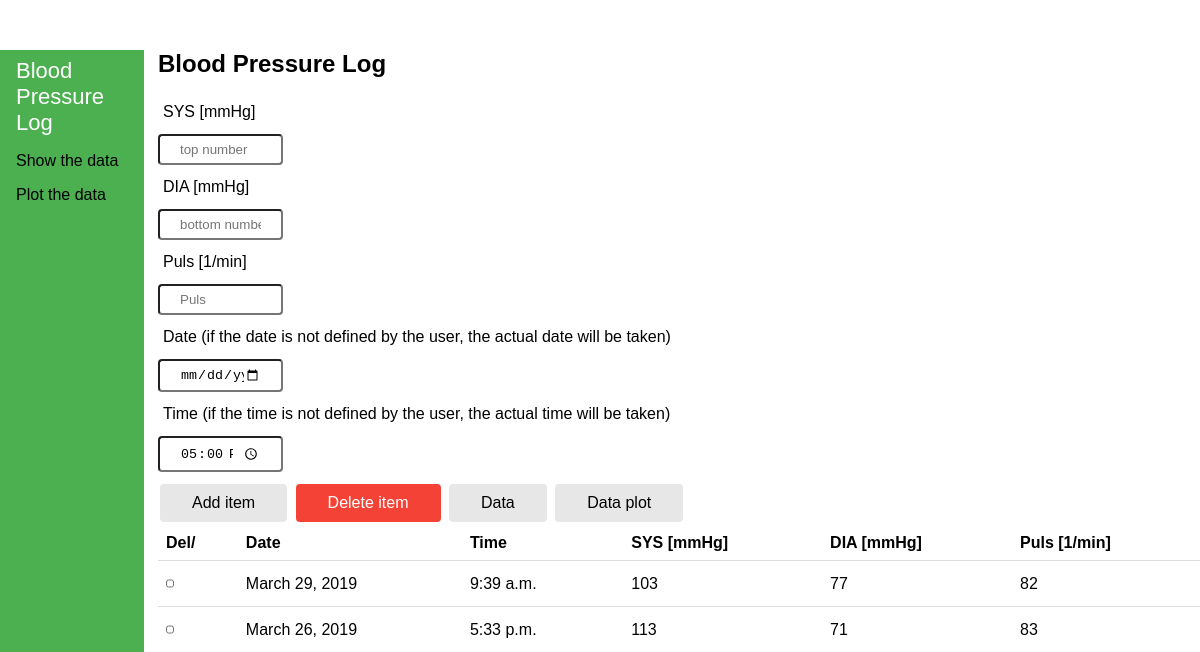
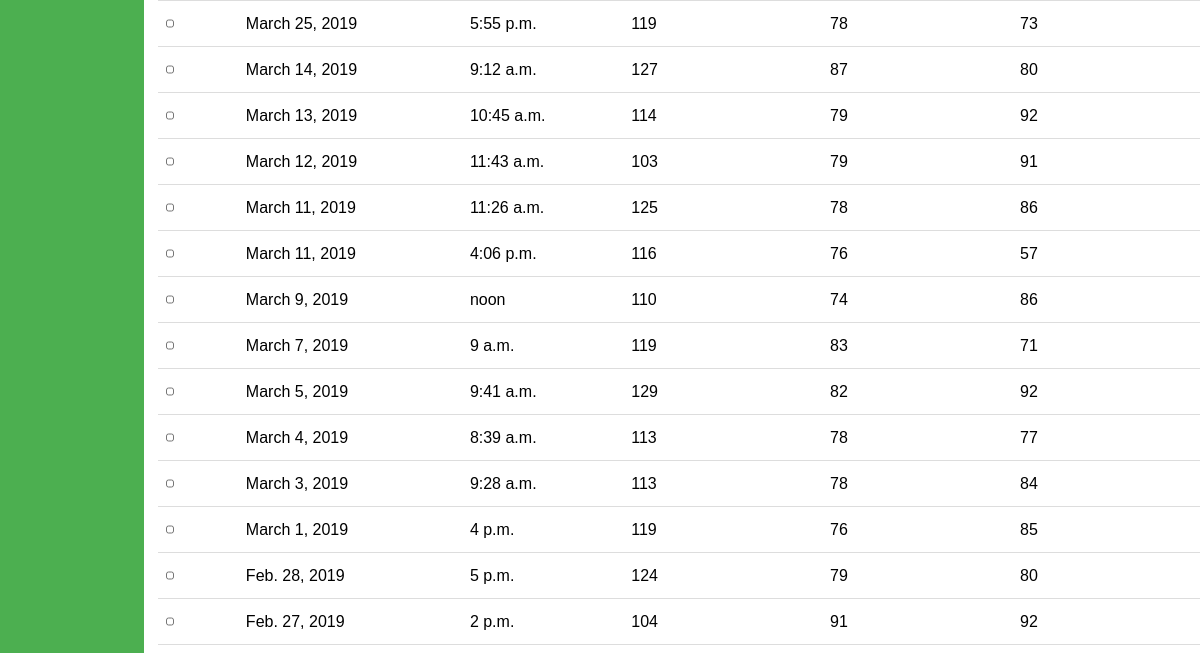
The app's page / (upper part), older data (2 pictures, top to bottom).
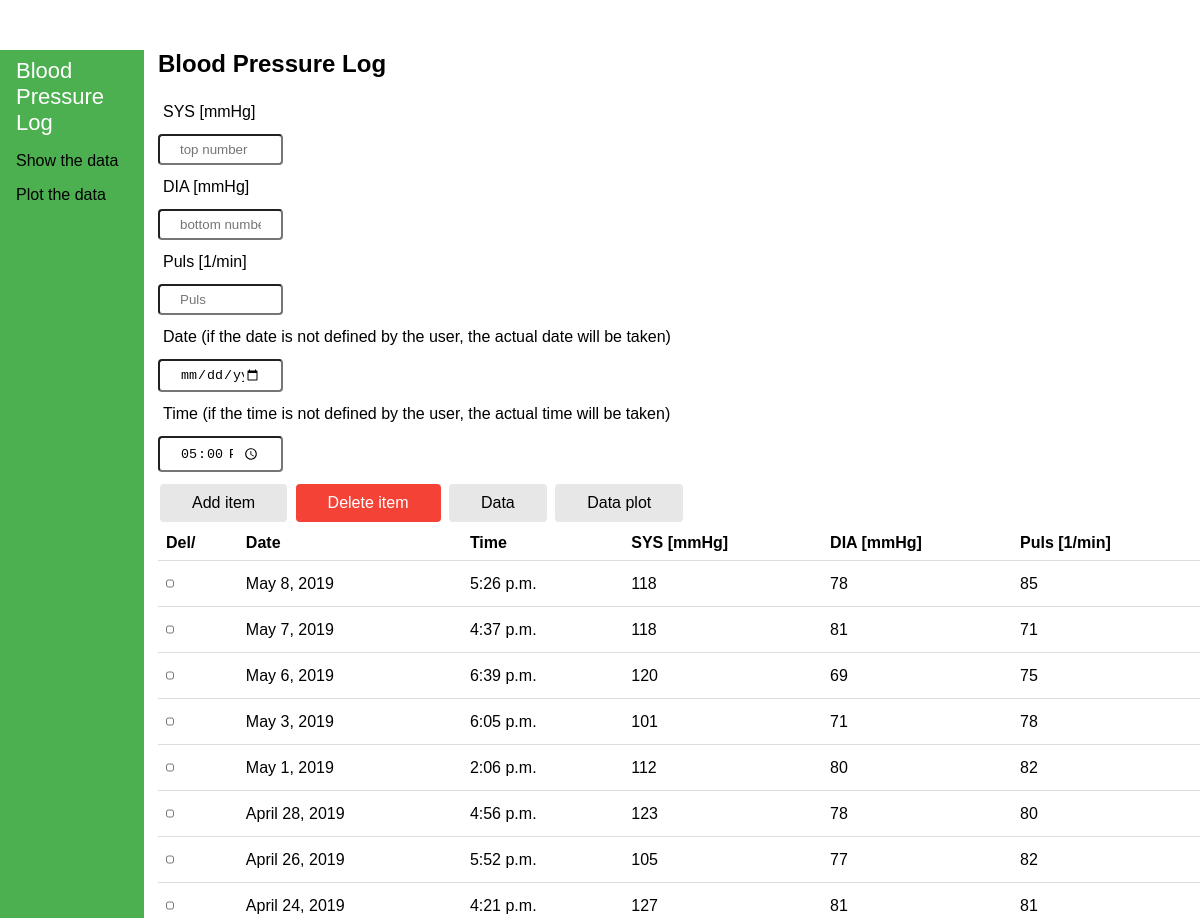
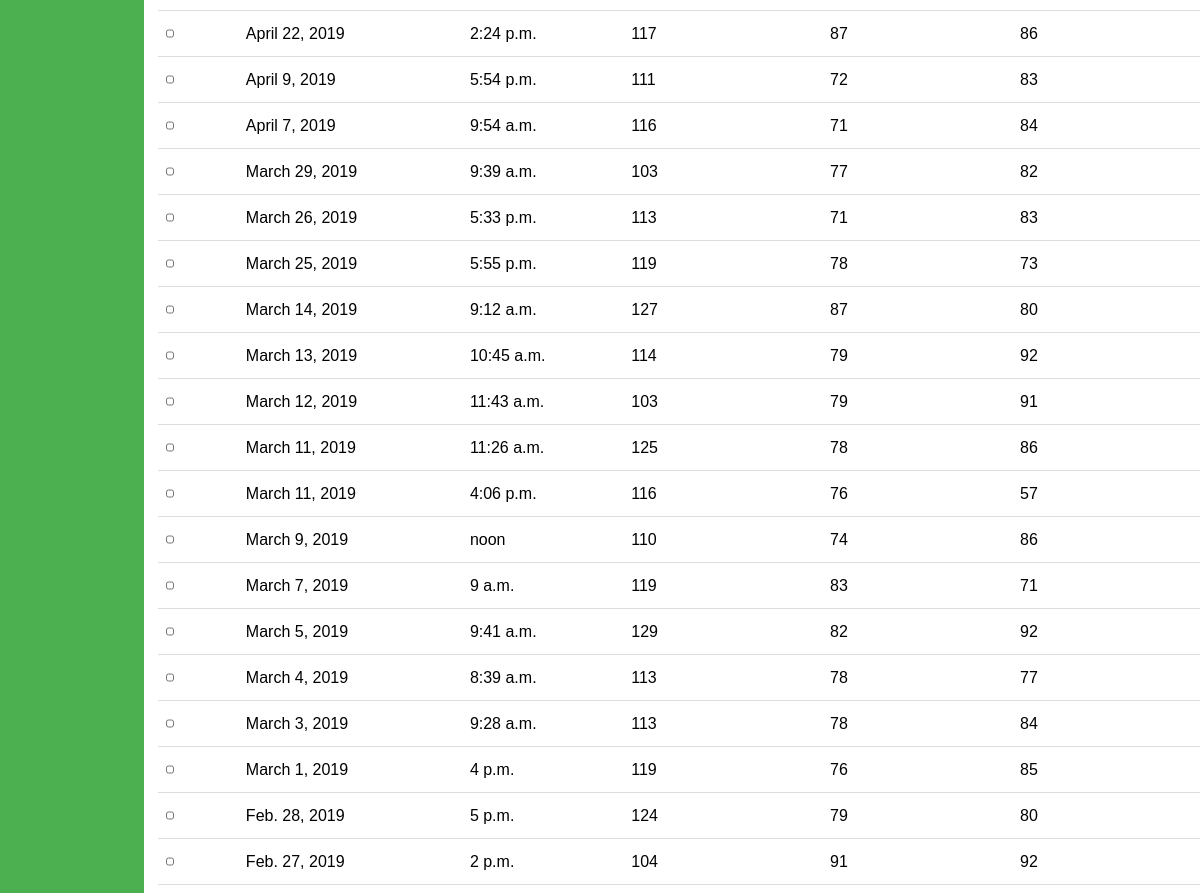
The same page, newer data (2 pictures, top to bottom).
### bloodpressurelog/models.py (models this page shows, shortened)
class BloodPressure(models.Model): #BloodPressure able name that inherits models.Model
	topNumber = models.IntegerField(default=120, validators=[validate_name]) # a IntegerField
	bottomNumber = models.IntegerField(default=80) # a IntegerField
	puls = models.IntegerField(default=80) # a IntegerField
	created = models.DateField(default=timezone.now().strftime("%Y-%m-%d")) # a date
	created_time = models.TimeField(default=timezone.now().strftime("%H:%M:%S")) # a date
	objects = models.Manager()
	pdobjects = DataFrameManager()
	class Meta:
		ordering = ["-created"] #ordering by the created field

### bloodpressurelog/views.py (the view, shortened to what this page needs)
# urls.py: url(r'^$', index, name="index"),
def index(request): #the index view
	bp = BloodPressure.objects.all() #quering all items with the object manager
	return render(request, "index.html", {"bp": bp})

### templates/index.html (shortened to what this page needs)
{% extends 'layout/layout.html' %}
{% block content %}
			<div class="content">
			  <div>
				<label for="topNumber">SYS [mmHg]</label>
				<input id="topNumber" name="topNumber" type="text" placeholder="top number" required>
			  </div>
			  <div>
				<label for="bottomNumber">DIA [mmHg]</label>
				<input id="bottomNumber" name="bottomNumber" type="text" placeholder="bottom number" required>
			  </div>
			  <div>
				<label for="puls">Puls [1/min]</label>
				<input id="puls" name="puls" type="text" placeholder="Puls" required>
			  </div>
			  <div>
				<label for="DateTime">Date (if the date is not defined by the user, the actual date will be taken)</label>
				<input id="DateTime" name="DateTime" type="date" placeholder="Date and time">
			  </div>
			  <div>
				<label for="Time">Time (if the time is not defined by the user, the actual time will be taken)</label>
				<input id="Time" name="Time" type="time" placeholder="Time" value="17:00" >
			  </div>
			</div>
			<div class="content">
				<button class="button btn-grey" name="itemAdd" type="submit">Add item</button>
				<button class="button btn-red" formnovalidate="" name="itemDelete" type="submit" onclick="$('input#sublist').click();">Delete item</button>
				<button class="button btn-grey" formnovalidate="" name="Data" type="submit">Data</button>
				<button class="button btn-grey" formnovalidate="" name="plotData" type="submit">Data plot</button>
			</div>
			<div class="content">
				<table class="table">
					<thead>
					  <tr>
						<th>Del/</th>
						<th>Date</th>
						<th>Time</th>
						<th>SYS [mmHg]</th>
						<th>DIA [mmHg]</th>
						<th>Puls [1/min]</th>
					  </tr>
					</thead>
					<tbody>
					{% for groser in bp %}
					  <tr>
						<td><input type="checkbox" class="taskCheckbox" name="checkedbox" id="{{ groser.id }}" value="{{ groser.id }}"></td>
						<td>{{ groser.created }}</td>
						<td>{{ groser.created_time }}</td>
						<td>{{ groser.topNumber }}</td>
						<td>{{ groser.bottomNumber }}</td>
						<td>{{ groser.puls }}</td>
					  </tr>
					  {% endfor %}
					</tbody>
				  </table>
			 </div>
{% endblock %}

### templates/layout/layout.html (shortened to what this page needs)
<!DOCTYPE html>
<html>
	<head>
		{% load static %}
		<link rel="stylesheet" type="text/css" href="{% static 'css/style.css' %}">
		<link rel="stylesheet" href="http://cdn.pydata.org/bokeh/release/bokeh-1.0.4.min.css">
		<link rel="stylesheet" href="http://cdn.pydata.org/bokeh/release/bokeh-widgets-1.0.4.min.css">
	</head>
	<body>
		<ul>
			<li><a class="active" href="index">Blood Pressure Log</a></li>
			<li><a href="data">Show the data</a></li>
			<li><a href="plots_bokeh">Plot the data</a></li>
		</ul>
		<form name="input_numbers"  action="" method="post">
			<div class="content">
			  <h2>Blood Pressure Log</h2>
			</div>
			{% block content %}
            {% endblock %}
		</form>
	</body>
</html>

### bloodpressurelog/static/css/style.css (style rules this page uses)
* { box-sizing: border-box; }
body { margin: 0; font-family: Arial, Helvetica, sans-serif; margin-top: 50px }
ul { list-style-type: none; margin: 0; padding: 0; width: 12%; background-color: #4CAF50; position: fixed; height: 100%; overflow: auto; }
li a { display: block; color: #000; padding: 8px 16px; text-decoration: none; }
li a.active { background-color: #4CAF50; color: white; }
.content { margin-left: 13%; padding-left: 2px; }
.button { background-color: #4CAF50; border: none; color: white; padding: 10px 32px; text-align: center; text-decoration: none; display: inline-block; font-size: 16px; margin: 4px 2px; cursor: pointer; border-radius: 4px; }
.btn-red { background-color: #f44336; }
.btn-grey { background-color: #e7e7e7; color: black; }
input { width: 12%; padding: 6px 20px; margin: 8px 0; box-sizing: border-box; border-radius: 4px; }
label { display: block; padding: 5px; }
.active { font-size: 22px; }
table { border-collapse: collapse; width: 100%; }
th, td { padding: 8px; text-align: left; border-bottom: 1px solid #ddd; }

Row changes from the older to the newer data that the page shows:
added BloodPressure: created "May 8, 2019", created_time "5:26 p.m.", topNumber "118", bottomNumber "78", puls "85"
added BloodPressure: created "May 7, 2019", created_time "4:37 p.m.", topNumber "118", bottomNumber "81", puls "71"
added BloodPressure: created "May 6, 2019", created_time "6:39 p.m.", topNumber "120", bottomNumber "69", puls "75"
added BloodPressure: created "May 3, 2019", created_time "6:05 p.m.", topNumber "101", bottomNumber "71", puls "78"
added BloodPressure: created "May 1, 2019", created_time "2:06 p.m.", topNumber "112", bottomNumber "80", puls "82"
added BloodPressure: created "April 28, 2019", created_time "4:56 p.m.", topNumber "123", bottomNumber "78", puls "80"
added BloodPressure: created "April 26, 2019", created_time "5:52 p.m.", topNumber "105", bottomNumber "77", puls "82"
added BloodPressure: created "April 24, 2019", created_time "4:21 p.m.", topNumber "127", bottomNumber "81", puls "81"
added BloodPressure: created "April 22, 2019", created_time "2:24 p.m.", topNumber "117", bottomNumber "87", puls "86"
added BloodPressure: created "April 9, 2019", created_time "5:54 p.m.", topNumber "111", bottomNumber "72", puls "83"
added BloodPressure: created "April 7, 2019", created_time "9:54 a.m.", topNumber "116", bottomNumber "71", puls "84"
